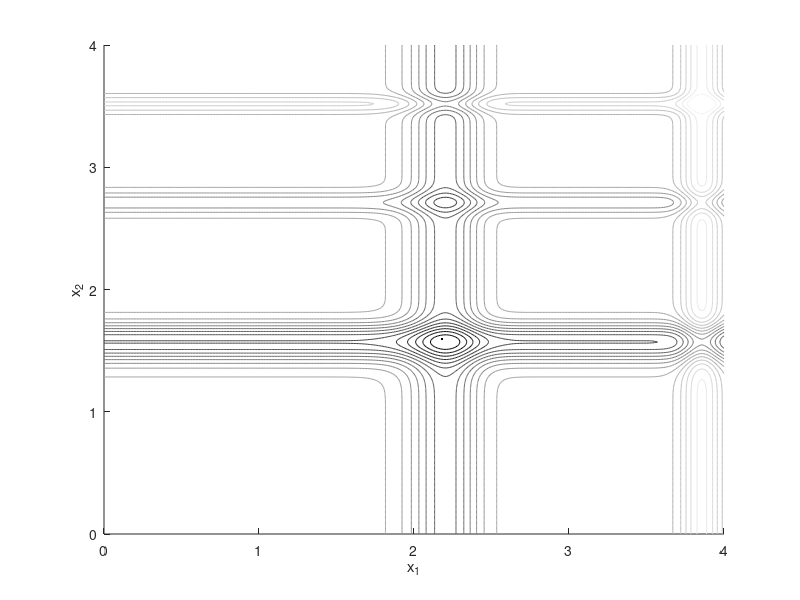
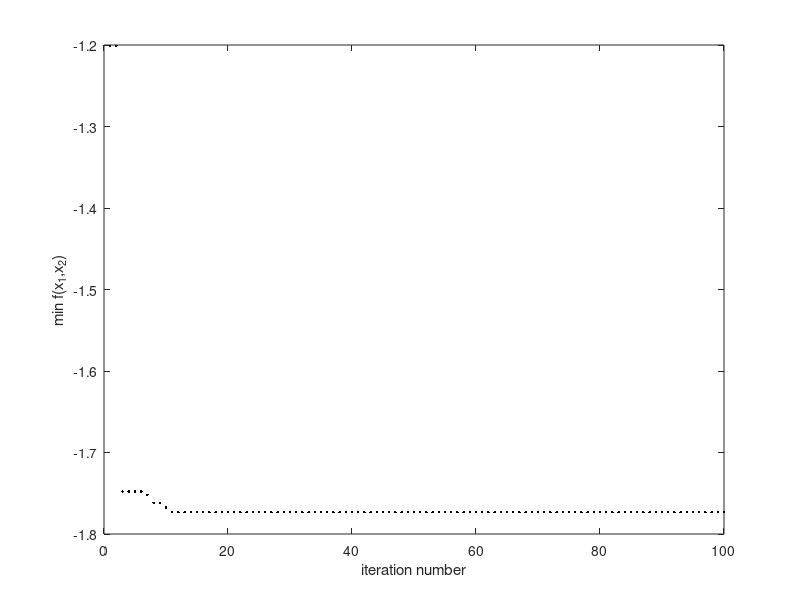
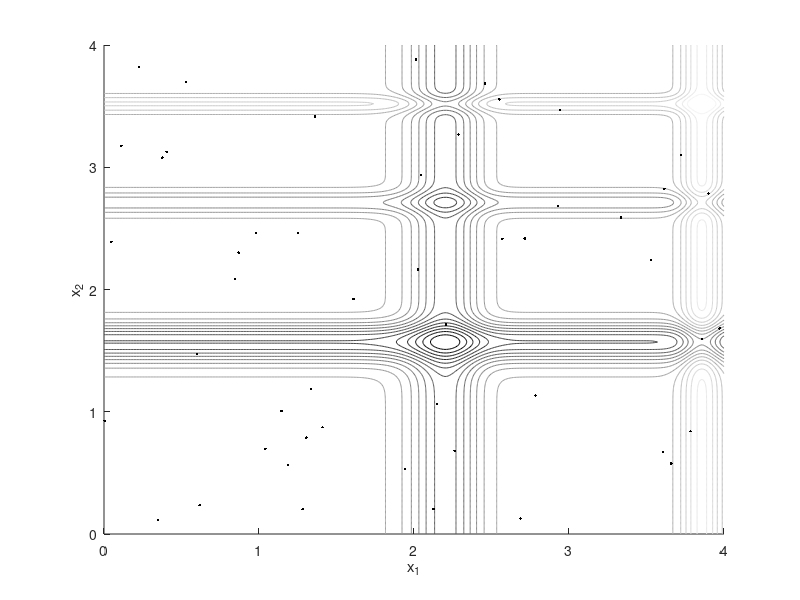

Recreate these plots in MATLAB, in order.
%m-file, Ant Colony Optimization simulation written by Mojtaba Eslami

clear all


x = [0:0.01:4];
y = [0:0.01:4];
for i=1:length(x)
    for j=1:length(y)
        f(i,j) = -sin(y(j))*sin(y(j)^2/pi)^20-sin(x(i))*sin(2*x(i)^2/pi)^20;
    end
end

figure(1);clf;hold on
contour(x,y,f,20)
xlabel('x_1')
ylabel('x_2')

axis([0 4 0 4])
colormap(gray)


figure(3);clf;hold on
contour(x,y,f,20)
xlabel('x_1')
ylabel('x_2')

axis([0 4 0 4])
colormap(gray)



n = 2;% the number of design variables
N = 50; % the number of ants in the colony (N is used instead of m)
p = 1000; % the number of discerete values for x1 and x2
rho = .5;
zeta = 20;

X1 = linspace(0,4,p);
X2 = linspace(0,4,p);

tau = ones(2,length(X1));

all_iter_best_f(1) = 1000;

for k=1:100
        P = [tau(1,1:end)/sum(tau(1,1:end));tau(2,1:end)/sum(tau(2,1:end))]; % the matrix of probabilities
        % roulette-wheel
        cum_prob = [cumsum(P(1,1:end));cumsum(P(2,1:end))]; %cumulative probability
        cum_prob(:,1) = [0;0]; 
        for j=1:N
            index = find(cum_prob(1,1:end)<=rand,1,'last');
            x1(1,j) = X1(index);
            
            index = find(cum_prob(2,1:end)<=rand,1,'last');
            x2(1,j) = X2(index);
        end
        
        if k==1
            px = x1; py=x2;
        end
            
        f = -sin(x1).*sin(x1.^2/pi).^20-sin(x2).*sin(2*x2.^2/pi).^20;
        fbest = min(f);
        fworst = max(f);
        tau_old = (1-rho)*tau;
        delta_tau = abs(zeta*fbest/(fworst));
        
        % used just for plotting
        if fbest<min(all_iter_best_f)
            all_iter_best_f(k) = fbest;
        else
            all_iter_best_f(k) = min(all_iter_best_f);
        end
            
        
        index = find(f==fbest);
        
        for j=1:length(index) % in general multiple ants use the best path
            ii = find(X1==x1(index(j)));
            jj = find(X2==x2(index(j)));
            tau(1,ii) = tau_old(1,ii)+delta_tau;
            tau(2,jj) = tau_old(2,jj)+delta_tau;
        end
        
        

end

x1_best = X1(ii)
x2_best = X2(jj)

figure(1)
plot(x1,x2,'k.')

figure(2)
plot(all_iter_best_f,'k.')
xlabel('iteration number')
ylabel('min f(x_1,x_2)')


figure(3)
plot(px,py,'k.')

